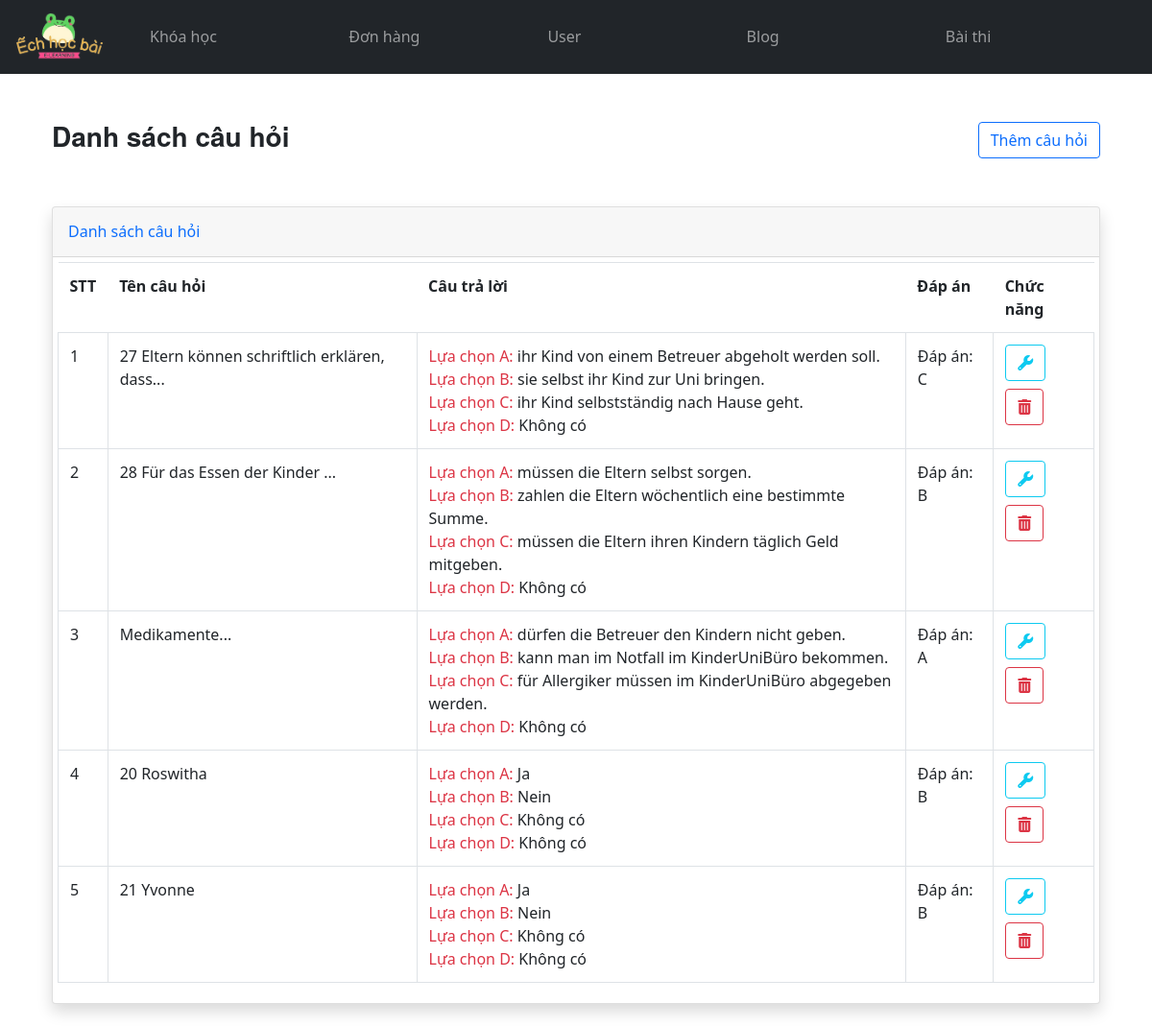
The page /admin_list_question.php on the database its author committed.
### tables this page shows
CREATE TABLE `cauhoi` (
  `id` int(10) UNSIGNED NOT NULL,
  `name` varchar(255) NOT NULL,
  `answer_a` varchar(255) NOT NULL,
  `answer_b` varchar(255) NOT NULL,
  `answer_c` varchar(255) DEFAULT NULL,
  `answer_d` varchar(255) DEFAULT NULL,
  `answer` varchar(10) NOT NULL,
  `created_at` timestamp NULL DEFAULT NULL,
  `updated_at` timestamp NULL DEFAULT NULL
);

### admin_list_question.php (the view, shortened to what this page needs)
<?php
@include 'config.php';
$result = mysqli_query($conn,'SELECT * FROM cauhoi');
?>
<!DOCTYPE html>
<html lang="en">
<head>
    <link rel="stylesheet" href="https://cdnjs.cloudflare.com/ajax/libs/font-awesome/6.5.1/css/all.min.css" />
    <link href="https://cdn.jsdelivr.net/npm/bootstrap@5.0.2/dist/css/bootstrap.min.css" rel="stylesheet">
    <link rel="stylesheet" href="./public/css/style.css">
    <link rel="stylesheet" href="./public/css/admin.css">
    <link href="https://cdn.jsdelivr.net/npm/sweetalert2@11.10.3/dist/sweetalert2.min.css" rel="stylesheet">
<link href="https://cdn.jsdelivr.net/npm/select2@4.1.0-rc.0/dist/css/select2.min.css" rel="stylesheet" />
</head>
<body>
<?php include 'header_admin.php'; ?>
<div class="container">
<div class="container-fluid">
    <div class="d-flex align-items-center justify-content-between my-5">
        <h1 class="h3 mb-2 text-gray-800">Danh sách câu hỏi</h1>
        <button class="btn btn-outline-primary" data-bs-toggle="modal" data-bs-target="#addQuestion">Thêm câu hỏi</button>
    </div>
    <div class="card shadow mb-4">
        <div class="card-header py-3">
            <h6 class="m-0 font-weight-bold text-primary">Danh sách câu hỏi</h6>
        </div>
        <div class="card-body">
            <div class="table-responsive">
                <table class="table table-bordered" id="dataTable" width="100%" cellspacing="0">
                    <thead>
                        <tr>
                            <th>STT</th>
                            <th>Tên câu hỏi</th>
                            <th>Câu trả lời</th>
                            <th>Đáp án</th>
                            <th>Chức năng</th>
                        </tr>
                    </thead>
                    <tbody>
                        <?php
                            $count = 0;
                            while($row = mysqli_fetch_assoc($result)){
                                $count++;
                        ?>
                        <tr>
                            <td><?=$count?></td>
                            <td><?=$row['name']?></td>
                            <td>
                                <div class="d-block">
                                    <span class="text-danger">Lựa chọn A:</span> <?=$row['answer_a']?>
                                </div>
                                <div class="d-block">
                                    <span class="text-danger">Lựa chọn B:</span> <?=$row['answer_b']?>
                                </div>
                                <div class="d-block">
                                    <span class="text-danger">Lựa chọn C:</span> <?=$row['answer_c'] ? $row['answer_c'] : 'Không có'?>
                                </div>
                                <div class="d-block">
                                    <span class="text-danger">Lựa chọn D:</span> <?=$row['answer_d'] ? $row['answer_d'] : 'Không có'?>
                                </div>
                            </td>
                            <td>Đáp án: <?=$row['answer']?></td>
                            <td>
                                <a href="admin_update_question.php?id=<?=$row['id']?>" class="btn btn-outline-info fs-15"><i class="fa-solid fa-wrench"></i></a>
                                <a data-id="<?=$row['id']?>" class="btn btn-outline-danger mt-md-2 fs-15 delete-question"><i class="fa-solid fa-trash-can"></i></a>
                            </td>
                        </tr>
                        <?php
                            }
                        ?>
                    </tbody>
                </table>
            </div>
        </div>
    </div>
</div>
</div>
</body>
</html>

### public/css/style.css (style rules this page uses)
:root { --blue: #2980b9; --red: tomato; --orange: orange; --black: #333; --white: #fff; --bg-color: #eee; --dark-bg: rgba(0, 0, 0, .7); --box-shadow: 0 .5rem 1rem rgba(0, 0, 0, .1); --border: .1rem solid #999; }
a { text-decoration: none; }
.card-body { padding: 5px; }
h1, h2, h3, h4, h5 { font-family: Arial,Helvetica,sans-serif,'Segoe UI','Helvetica Neue'; }
h1 { font-family: "Helvetica Neue", Helvetica, Arial, sans-serif !important; font-weight: 700 !important; }
.table { width: 100%; max-width: 100%; margin-bottom: 1rem; background-color: transparent; }
table { border-collapse: collapse; }
.table--border td, .table th { border: none; }
.table td, .table th { padding: 0.75rem; vertical-align: top; border-top: 1px solid #dee2e6; }

### rows shown on the page
cauhoi: name "27 Eltern können schriftlich erklären, dass...", answer_a "ihr Kind von einem Betreuer abgeholt werden soll.", answer_b "sie selbst ihr Kind zur Uni bringen.", answer_c "ihr Kind selbstständig nach Hause geht.", shows "Không có", answer "C"
cauhoi: name "28 Für das Essen der Kinder ...", answer_a "müssen die Eltern selbst sorgen.", answer_b "zahlen die Eltern wöchentlich eine bestimmte Summe.", answer_c "müssen die Eltern ihren Kindern täglich Geld mitgeben.", shows "Không có", answer "B"
cauhoi: name "Medikamente...", answer_a "dürfen die Betreuer den Kindern nicht geben.", answer_b "kann man im Notfall im KinderUniBüro bekommen.", answer_c "für Allergiker müssen im KinderUniBüro abgegeben werden.", shows "Không có", answer "A"
cauhoi: name "20 Roswitha", answer_a "Ja", answer_b "Nein", shows "Không có", answer "B"
cauhoi: name "21 Yvonne", answer_a "Ja", answer_b "Nein", shows "Không có", answer "B"
